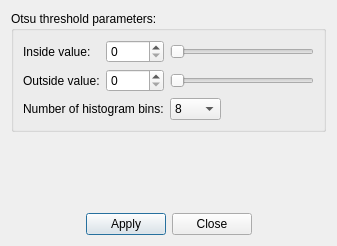
<?xml version="1.0" encoding="UTF-8"?>
<ui version="4.0">
 <class>OtsuThresholdSegmentationDialog</class>
 <widget class="QDialog" name="OtsuThresholdSegmentationDialog">
  <property name="geometry">
   <rect>
    <x>0</x>
    <y>0</y>
    <width>337</width>
    <height>246</height>
   </rect>
  </property>
  <property name="windowTitle">
   <string>Otsu Threshold Segmentation</string>
  </property>
  <layout class="QVBoxLayout" name="verticalLayout">
   <item>
    <widget class="QGroupBox" name="groupBox">
     <property name="title">
      <string>Otsu threshold parameters:</string>
     </property>
     <layout class="QGridLayout" name="gridLayout">
      <item row="0" column="0">
       <widget class="QLabel" name="label">
        <property name="text">
         <string>Inside value:</string>
        </property>
       </widget>
      </item>
      <item row="0" column="1">
       <widget class="QSpinBox" name="spinBoxInsideValue">
        <property name="maximum">
         <number>255</number>
        </property>
       </widget>
      </item>
      <item row="0" column="2" colspan="2">
       <widget class="QSlider" name="sliderInsideValue">
        <property name="maximum">
         <number>255</number>
        </property>
        <property name="orientation">
         <enum>Qt::Horizontal</enum>
        </property>
       </widget>
      </item>
      <item row="1" column="0">
       <widget class="QLabel" name="label_2">
        <property name="text">
         <string>Outside value:</string>
        </property>
       </widget>
      </item>
      <item row="1" column="1">
       <widget class="QSpinBox" name="spinBoxOutsideValue">
        <property name="maximum">
         <number>255</number>
        </property>
       </widget>
      </item>
      <item row="1" column="2" colspan="2">
       <widget class="QSlider" name="sliderOutsideValue">
        <property name="maximum">
         <number>255</number>
        </property>
        <property name="orientation">
         <enum>Qt::Horizontal</enum>
        </property>
       </widget>
      </item>
      <item row="2" column="0" colspan="2">
       <widget class="QLabel" name="label_3">
        <property name="text">
         <string>Number of histogram bins:</string>
        </property>
       </widget>
      </item>
      <item row="2" column="2">
       <widget class="QComboBox" name="comboBoxHistogramBins">
        <item>
         <property name="text">
          <string>8</string>
         </property>
        </item>
        <item>
         <property name="text">
          <string>16</string>
         </property>
        </item>
        <item>
         <property name="text">
          <string>32</string>
         </property>
        </item>
        <item>
         <property name="text">
          <string>64</string>
         </property>
        </item>
        <item>
         <property name="text">
          <string>128</string>
         </property>
        </item>
        <item>
         <property name="text">
          <string>256</string>
         </property>
        </item>
       </widget>
      </item>
      <item row="2" column="3">
       <spacer name="horizontalSpacer_3">
        <property name="orientation">
         <enum>Qt::Horizontal</enum>
        </property>
        <property name="sizeHint" stdset="0">
         <size>
          <width>85</width>
          <height>20</height>
         </size>
        </property>
       </spacer>
      </item>
     </layout>
    </widget>
   </item>
   <item>
    <spacer name="verticalSpacer">
     <property name="orientation">
      <enum>Qt::Vertical</enum>
     </property>
     <property name="sizeHint" stdset="0">
      <size>
       <width>20</width>
       <height>83</height>
      </size>
     </property>
    </spacer>
   </item>
   <item>
    <layout class="QHBoxLayout" name="horizontalLayout">
     <item>
      <spacer name="horizontalSpacer">
       <property name="orientation">
        <enum>Qt::Horizontal</enum>
       </property>
       <property name="sizeHint" stdset="0">
        <size>
         <width>40</width>
         <height>20</height>
        </size>
       </property>
      </spacer>
     </item>
     <item>
      <widget class="QPushButton" name="pushButtonApply">
       <property name="text">
        <string>Apply</string>
       </property>
      </widget>
     </item>
     <item>
      <widget class="QPushButton" name="pushButtonClose">
       <property name="text">
        <string>Close</string>
       </property>
      </widget>
     </item>
     <item>
      <spacer name="horizontalSpacer_2">
       <property name="orientation">
        <enum>Qt::Horizontal</enum>
       </property>
       <property name="sizeHint" stdset="0">
        <size>
         <width>40</width>
         <height>20</height>
        </size>
       </property>
      </spacer>
     </item>
    </layout>
   </item>
  </layout>
 </widget>
 <resources/>
 <connections>
  <connection>
   <sender>pushButtonClose</sender>
   <signal>clicked()</signal>
   <receiver>OtsuThresholdSegmentationDialog</receiver>
   <slot>close()</slot>
   <hints>
    <hint type="sourcelabel">
     <x>208</x>
     <y>132</y>
    </hint>
    <hint type="destinationlabel">
     <x>253</x>
     <y>135</y>
    </hint>
   </hints>
  </connection>
  <connection>
   <sender>spinBoxInsideValue</sender>
   <signal>valueChanged(int)</signal>
   <receiver>sliderInsideValue</receiver>
   <slot>setValue(int)</slot>
   <hints>
    <hint type="sourcelabel">
     <x>125</x>
     <y>42</y>
    </hint>
    <hint type="destinationlabel">
     <x>168</x>
     <y>37</y>
    </hint>
   </hints>
  </connection>
  <connection>
   <sender>spinBoxOutsideValue</sender>
   <signal>valueChanged(int)</signal>
   <receiver>sliderOutsideValue</receiver>
   <slot>setValue(int)</slot>
   <hints>
    <hint type="sourcelabel">
     <x>133</x>
     <y>61</y>
    </hint>
    <hint type="destinationlabel">
     <x>165</x>
     <y>64</y>
    </hint>
   </hints>
  </connection>
  <connection>
   <sender>sliderInsideValue</sender>
   <signal>valueChanged(int)</signal>
   <receiver>spinBoxInsideValue</receiver>
   <slot>setValue(int)</slot>
   <hints>
    <hint type="sourcelabel">
     <x>164</x>
     <y>43</y>
    </hint>
    <hint type="destinationlabel">
     <x>140</x>
     <y>46</y>
    </hint>
   </hints>
  </connection>
  <connection>
   <sender>sliderOutsideValue</sender>
   <signal>valueChanged(int)</signal>
   <receiver>spinBoxOutsideValue</receiver>
   <slot>setValue(int)</slot>
   <hints>
    <hint type="sourcelabel">
     <x>158</x>
     <y>73</y>
    </hint>
    <hint type="destinationlabel">
     <x>128</x>
     <y>72</y>
    </hint>
   </hints>
  </connection>
 </connections>
</ui>
